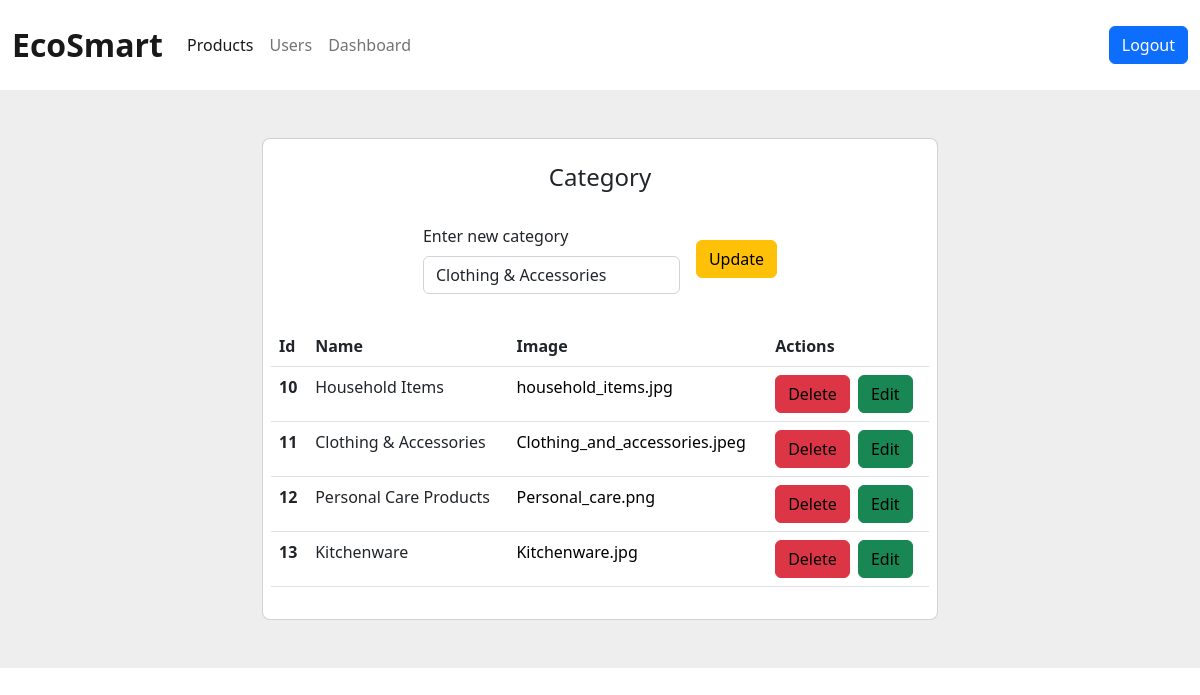
Before: /admin/manage_category/edit/11 with the older database file.
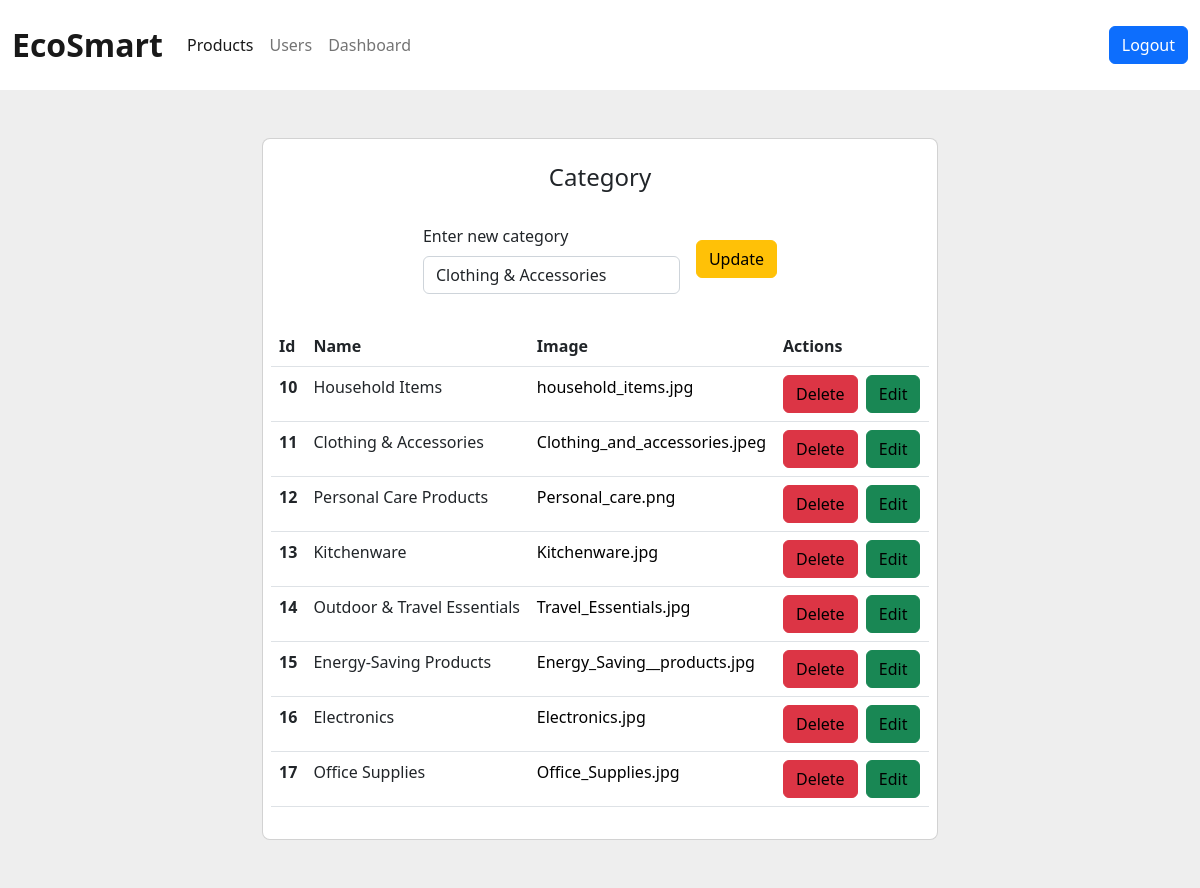
After: the same page with the newer database file.
### vault.py (models this page shows, shortened)
class Category(Base):
    __tablename__ = 'categories'
    id = Column(Integer, primary_key=True, autoincrement=True)
    name = Column('name',String)
    image = Column('image',String)
    date = Column('date',String)

### admin_routes.py (the view)
@app.route('/admin/manage_category/edit/<int:cid>', methods=['POST', 'GET'])
def category_edit(cid):
    if request.method == 'POST':
        agent.query(Category).filter(Category.id == cid).update({
            Category.name: request.form['name']
        })
        agent.commit()
        return redirect('/admin/manage_category/')
    elif request.method == 'GET':
        category = agent.query(Category).filter(Category.id == cid).first()
        return render_template('admin/edit_category.html', category=category, categories=agent.query(Category).all())

### templates/admin/edit_category.html (shortened to what the changed rows need)
<!DOCTYPE html>
<html lang="en">
  <head>
    <link
      href="https://cdn.jsdelivr.net/npm/bootstrap@5.2.0-beta1/dist/css/bootstrap.min.css"
      rel="stylesheet"
    />
    <link
      rel="stylesheet"
      type="text/css"
      href="{{ url_for('static',filename='styles/header.css') }}"
    />
  </head>
  <body>
    <section class="vh-50" style="background-color: #eee">
      <div class="container py-5 h-100">
        <div class="row d-flex justify-content-center align-items-center h-100">
          <div class="col col-lg-9 col-xl-7">
            <div class="card rounded-3">
              <div class="card-body p-2">
                <form
                  class="row row-cols-lg-auto g-3 justify-content-center align-items-center mb-4 pb-2"
                  method="POST"
                  enctype="multipart/form-data"
                >
                  <div class="col-12">
                    <div class="form-outline">
                      <label class="form-label" for="form1"
                        >Enter new category</label
                      >
                      <input
                        type="text"
                        id="form1"
                        class="form-control"
                        name="name"
                        placeholder="Category Name"
                        value="{{category.name}}"
                      />
                    </div>
                  </div>
                </form>
                <table class="table mb-4">
                  <thead>
                    <tr>
                      <th scope="col">Id</th>
                      <th scope="col">Name</th>
                      <th scope="col">Image</th>
                      <th scope="col">Actions</th>
                    </tr>
                  </thead>
                  <tbody>
                    {% for category in categories %}
                    <tr>
                      <th scope="row">{{category.id}}</th>
                      <td>{{category.name}}</td>
                      <td>
                        <a
                          href="http://127.0.0.1:5000/static/assets/categories/{{category.image}}"
                          target="blank"
                          >{{category.image}}</a
                        >
                      </td>
                      <td>
                        <button type="submit" class="btn btn-danger">
                          <a
                            href="/admin/manage_category/delete/{{category.id}}"
                            style="background-color: #dc3545"
                            >Delete</a
                          >
                        </button>
                        <button type="submit" class="btn btn-success ms-1">
                          <a
                            href="/admin/manage_category/edit/{{category.id}}"
                            style="background-color: #198754"
                            >Edit</a
                          >
                        </button>
                      </td>
                    </tr>
                    {% endfor %}
                  </tbody>
                </table>
              </div>
            </div>
          </div>
        </div>
      </div>
    </section>
  </body>
</html>

Changed rows visible on the page:
added Category: id "14", name "Outdoor & Travel Essentials", image "Travel_Essentials.jpg"
added Category: id "15", name "Energy-Saving Products", image "Energy_Saving__products.jpg"
added Category: id "16", name "Electronics", image "Electronics.jpg"
added Category: id "17", name "Office Supplies", image "Office_Supplies.jpg"
